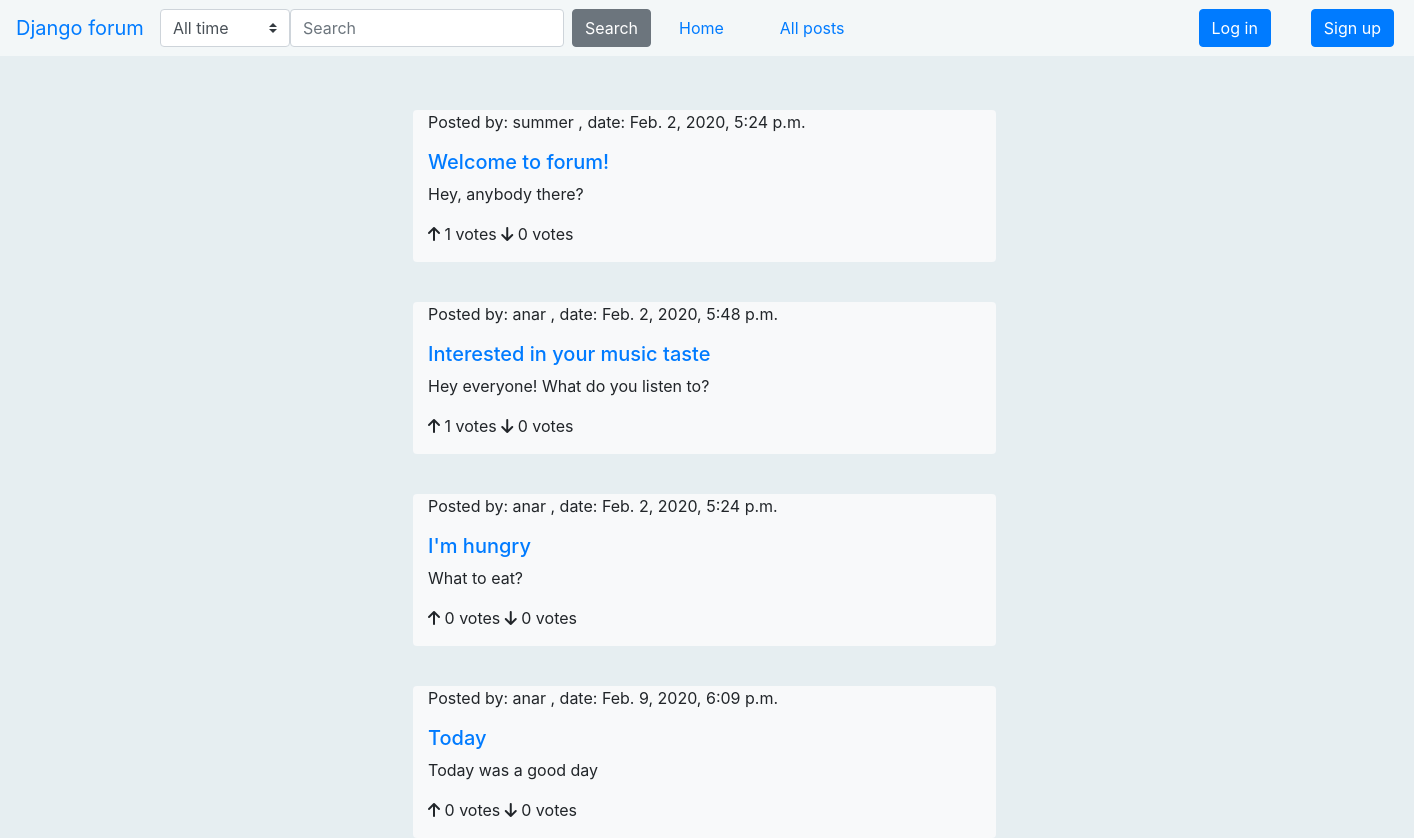
The page /forum/posts/ on the database its author committed.
### forum/models.py (models this page shows, shortened)
class Post(models.Model):
    title = models.CharField(max_length=100)
    body = models.TextField(max_length=1000)
    date_created = models.DateTimeField(auto_now_add=True)
    date_modified = models.DateTimeField(auto_now=True)
    author = models.ForeignKey(User, on_delete=models.CASCADE, null=True)
    topic = models.ManyToManyField(Topic, help_text="Select a topic for this post.")
    is_approved = models.BooleanField(default=False)
    votes_up = models.IntegerField(default=0, blank=True)
    votes_down = models.IntegerField(default=0, blank=True)
    def get_absolute_url(self):
        return reverse('post-detail', args=[str(self.id)])
    def display_topic(self):
        return '  '.join('#' + topic.name for topic in self.topic.all())
    display_topic.short_description = 'Topic'

### authentication/models.py (models this page shows)
class User(AbstractUser):
    def get_absolute_url(self):
        """Returns the url to access a particular user instance."""
        return reverse('user-detail', args=[str(self.id)])

### forum/views.py (the view)
# urls.py: path('posts/', views.PostListView.as_view(), name='posts'),
class PostListView(generic.ListView):
    model = Post
    paginate_by = 5
    template_name = 'forum/post_list.html'
    def get_queryset(self):
        return Post.objects.order_by('-votes_up')

### templates/forum/post_list.html (shortened to what this page needs)
{% extends 'base.html' %}
{% block content %}
    {% if post_list %}
        {% for post in post_list %}
            <div id="post-block" class="row justify-content-center">
                <div class="col-md-5 bg-light rounded">
                    <p>Posted by: {{ post.author.username }} , date: {{ post.date_created }} </p>
                    <a href="{{ post.get_absolute_url }}">
                        <h5 style="align: left">{{ post.title }}</h5>
                    </a>
                    <p>{{ post.body }}</p>
                    <p><i class="fas fa-arrow-up"></i> {{ post.votes_up }} votes <i class="fas fa-arrow-down"></i> {{ post.votes_down }} votes </p>
                </div>
            </div>
        {% endfor %}
    {% else %}
        <p>There are no posts yet. :( </p>
    {% endif %}
{% endblock %}

### templates/base.html (shortened to what this page needs)
<!doctype html>
<html lang="en">
  <head>
    <link rel="stylesheet" href="https://maxcdn.bootstrapcdn.com/bootstrap/4.0.0/css/bootstrap.min.css">
    {% load static %}
    <link rel="stylesheet" href="{% static 'base.css' %}">
  </head>
  <body>
    {% include "menu.html" %}
    {% block content %}{% endblock %}
  </body>
</html>

### templates/menu.html (shortened to what this page needs)
<nav id="main-menu" class="navbar navbar-expand-md fixed-top">
    <a class="navbar-brand" href="{% url 'index' %}">Django forum</a>
    <div class="collapse navbar-collapse" id="MainMenu">
          <form class="form-inline my-2 my-lg-0"  action="{% url 'search_results' %}" method="get" >
              <select name="t" class="custom-select">
                  <option value="1">All time</option>
              </select>
              <input class="form-control mr-sm-2" name="q" type="text" placeholder="Search" aria-label="Search">
              <button class="btn btn-secondary my-2 my-sm-0" type="submit">Search</button>
          </form>
          <ul class="navbar-nav justify-content-center">
              <li class="nav-item active">
                  <a class="nav-link" href="{% url 'index' %}">Home</a>
              </li>
              <li class="nav-item">
                  <a class="nav-link" href="{% url 'posts' %}">All posts</a>
              </li>
          </ul>
          <ul class="navbar-nav" id="right-side">
              {% if not user.is_authenticated %}
                  <li class="nav-item">
                      <a class="btn btn-primary" href="{% url 'login' %}?next={{request.path}}" role="button">Log in</a>
                  </li>
                  <li class="nav-item">
                      <a class="btn btn-primary" href="{% url 'signup' %}" role="button">Sign up</a>
                  </li>
              {% endif %}
          </ul>
    </div>
</nav>

### forum/static/base.css (style rules this page uses)
body { background: #E6EEF1; padding-left: 20px; padding-top: 70px; }
#main-menu { background-color: rgba(255,255,255,0.5); }
.navbar-nav li { margin-left: 20px; margin-right: 20px; }
#right-side { position: absolute; right: 0; }
select.custom-select { width: 130px; }

### templates/forum/post_list.html (style rules this page uses)
#post-block { margin-top: 40px; width: 1399px; }

### rows shown on the page
Post: author.username "summer", date_created "Feb. 2, 2020, 5:24 p.m.", title "Welcome to forum!", body "Hey, anybody there?", votes_up "1", votes_down "0"
Post: author.username "anar", date_created "Feb. 2, 2020, 5:48 p.m.", title "Interested in your music taste", body "Hey everyone! What do you listen to?", votes_up "1", votes_down "0"
Post: author.username "anar", date_created "Feb. 2, 2020, 5:24 p.m.", title "I'm hungry", body "What to eat?", votes_up "0", votes_down "0"
Post: author.username "anar", date_created "Feb. 9, 2020, 6:09 p.m.", title "Today", body "Today was a good day", votes_up "0", votes_down "0"
